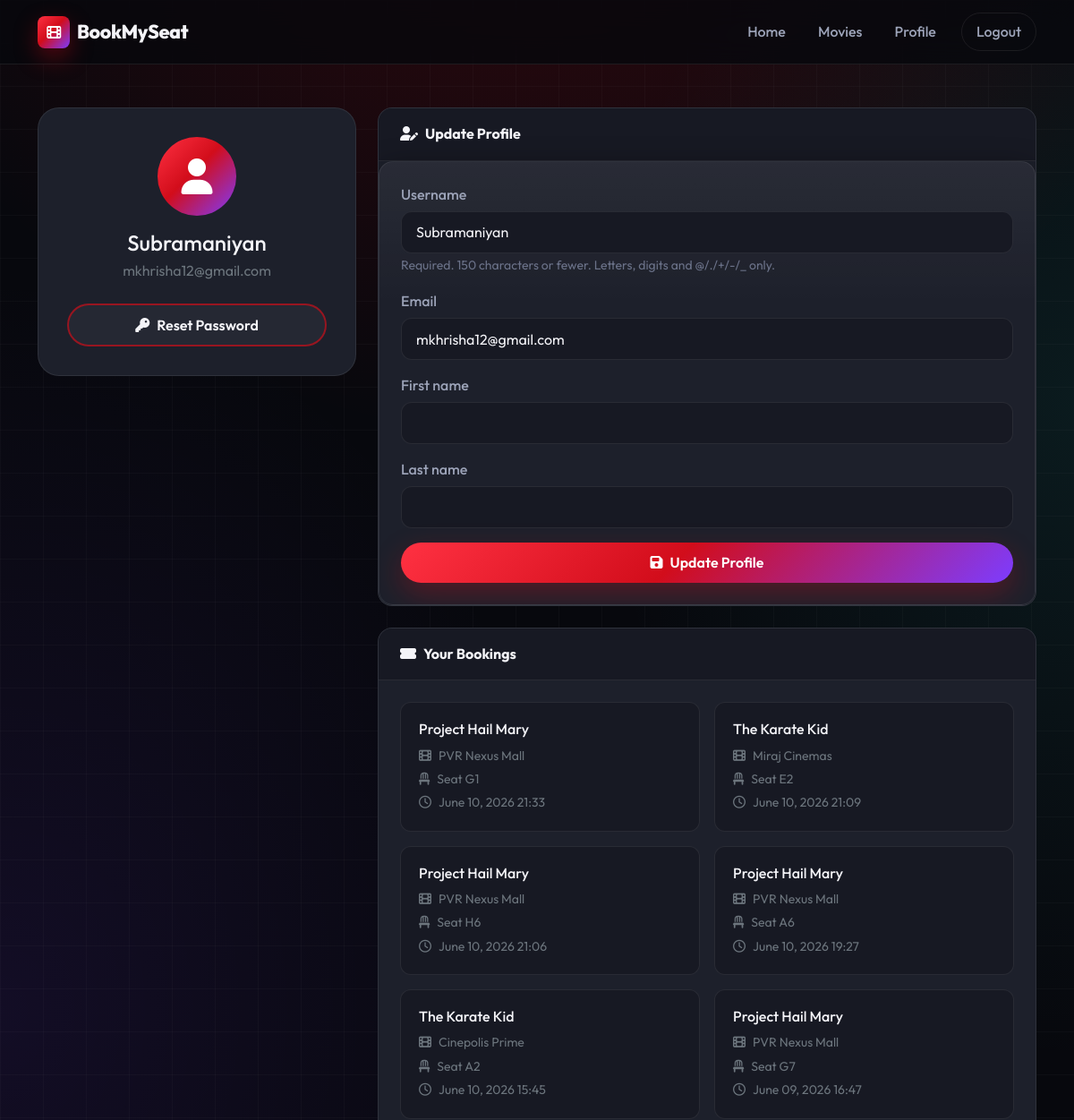
Page /users/profile/ (signed in, upper part) on the earlier database version.
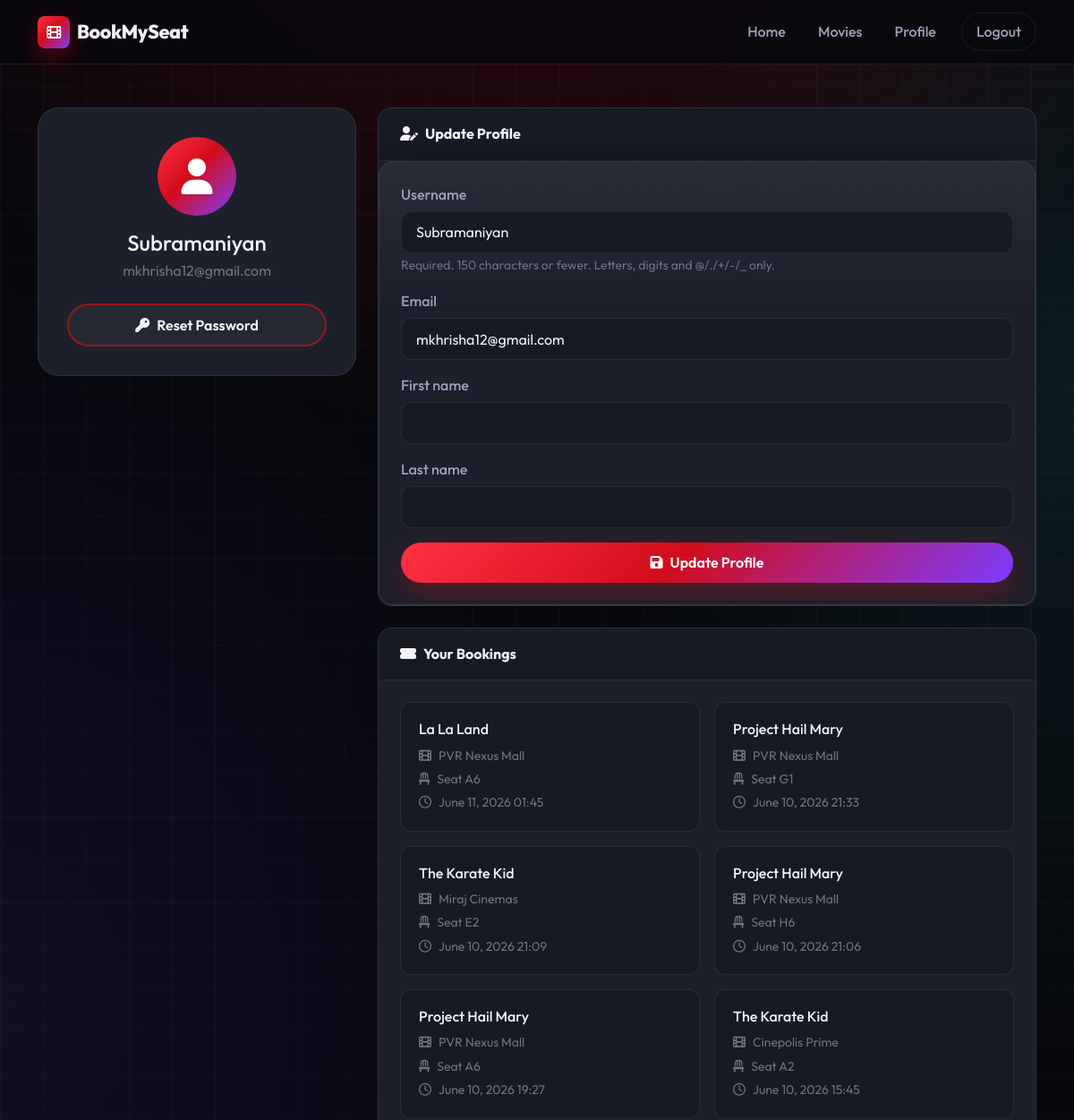
Same page on the later database version.
### movies/models.py (models this page shows, shortened)
class Booking(models.Model):
    user=models.ForeignKey(User,on_delete=models.CASCADE)
    seat=models.OneToOneField(Seat,on_delete=models.CASCADE)
    movie=models.ForeignKey(Movie,on_delete=models.CASCADE)
    theater=models.ForeignKey(Theater,on_delete=models.CASCADE)
    booked_at=models.DateTimeField(auto_now_add=True)

class Movie(models.Model):
    name= models.CharField(max_length=255)
    image= models.ImageField(upload_to="movies/")
    rating = models.DecimalField(max_digits=3,decimal_places=1)
    cast= models.TextField()
    description= models.TextField(blank=True,null=True) # optional
    trailer_url = models.URLField(blank=True, validators=[validate_youtube_trailer_url])
    genres = models.ManyToManyField("Genre", related_name="movies", blank=True)
    languages = models.ManyToManyField("Language", related_name="movies", blank=True)
    class Meta:
        indexes = [
            models.Index(fields=["name"], name="movie_name_idx"),
            models.Index(fields=["rating", "name"], name="movie_rating_name_idx"),
        ]

class Theater(models.Model):
    name = models.CharField(max_length=255)
    movie = models.ForeignKey(Movie,on_delete=models.CASCADE,related_name='theaters')
    time= models.DateTimeField()

class Seat(models.Model):
    theater = models.ForeignKey(Theater,on_delete=models.CASCADE,related_name='seats')
    seat_number = models.CharField(max_length=10)
    is_booked=models.BooleanField(default=False)

### users/views.py (the view)
# urls.py: path('profile/', profile, name='profile'),
@login_required(login_url='/login/')
def profile(request):
    if request.method == 'POST':
        u_form = UserUpdateForm(request.POST, instance=request.user)
        if u_form.is_valid():
            u_form.save()
            messages.success(request, "Your profile has been successfully updated!")
            return redirect('profile')
    else:
        u_form = UserUpdateForm(instance=request.user)
    bookings = Booking.objects.filter(user=request.user).order_by('-booked_at')
    context = {
        'u_form': u_form,
        'bookings': bookings
    }
    return render(request, 'users/profile.html', context)

### users/forms.py
class UserUpdateForm(forms.ModelForm):
    email = forms.EmailField(required=True)
    class Meta:
        model = User
        fields = ['username', 'email', 'first_name', 'last_name']
    def __init__(self, *args, **kwargs):
        super().__init__(*args, **kwargs)
        for field in self.fields.values():
            field.widget.attrs['class'] = 'form-control'

### templates/users/profile.html (shortened to what this page needs)
{% extends "users/basic.html" %}
{% block content %}
<section class="container py-4 py-lg-5">
  <section class="row g-4">
    <section class="col-lg-4">
      <section class="profile-sidebar">
        <span class="profile-avatar"><i class="fas fa-user"></i></span>
        <h2 class="h4 mb-1">{{ user.username }}</h2>
        <p class="text-secondary mb-4">{{ user.email }}</p>
        <a href="{% url 'password_reset' %}" class="btn btn-cinema-outline w-100">
          <i class="fas fa-key me-2"></i>Reset Password
        </a>
      </section>
    </section>
    <section class="col-lg-8">
      <section class="panel-card">
        <header class="panel-card-header">
          <i class="fas fa-user-edit me-2"></i>Update Profile
        </header>
        <section class="panel-card-body auth-card">
          <form method="post">
            {% for field in u_form %}
            <section class="mb-3">
              <label for="{{ field.id_for_label }}" class="form-label">{{ field.label }}</label>
              {{ field }}
              {% if field.help_text %}
              <small class="form-text">{{ field.help_text }}</small>
              {% endif %}
            </section>
            {% endfor %}
            <button class="btn btn-cinema w-100" type="submit">
              <i class="fas fa-save me-2"></i>Update Profile
            </button>
          </form>
        </section>
      </section>
      <section class="panel-card">
        <header class="panel-card-header">
          <i class="fas fa-ticket-alt me-2"></i>Your Bookings
        </header>
        <section class="panel-card-body">
          {% if bookings %}
          <section class="row g-3">
            {% for booking in bookings %}
            <section class="col-md-6">
              <article class="booking-ticket">
                <h3 class="h6 mb-2">{{ booking.movie.name }}</h3>
                <p class="text-secondary small mb-1">
                  <i class="fas fa-film me-2"></i>{{ booking.theater.name }}
                </p>
                <p class="text-secondary small mb-1">
                  <i class="fas fa-chair me-2"></i>Seat {{ booking.seat.seat_number }}
                </p>
                <p class="text-secondary small mb-0">
                  <i class="far fa-clock me-2"></i>{{ booking.booked_at|date:"F d, Y H:i" }}
                </p>
              </article>
            </section>
            {% endfor %}
          </section>
          {% else %}
          <section class="empty-state py-4">
            <i class="fas fa-ticket-alt d-block"></i>
            <p class="mb-0">No bookings yet. Time to plan your next movie night!</p>
          </section>
          {% endif %}
        </section>
      </section>
    </section>
  </section>
</section>
{% endblock %}

Differences in the rows shown:
no longer on this page (row unchanged): Booking: movie.name "Project Hail Mary", theater.name "PVR Nexus Mall", seat.seat_number "G7", booked_at "June 09, 2026 16:47"
added Booking: movie.name "La La Land", theater.name "PVR Nexus Mall", seat.seat_number "A6", booked_at "June 11, 2026 01:45"
